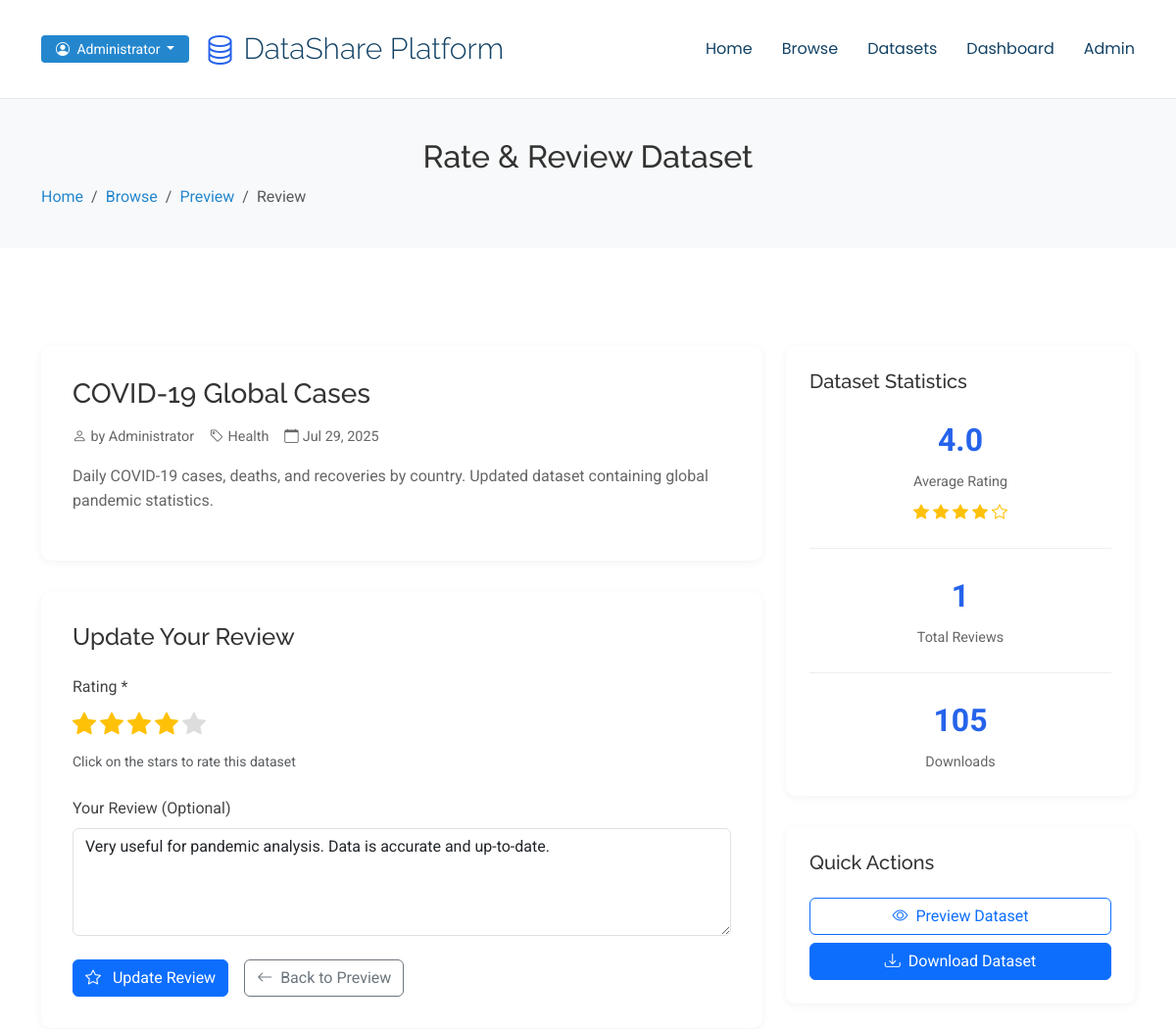
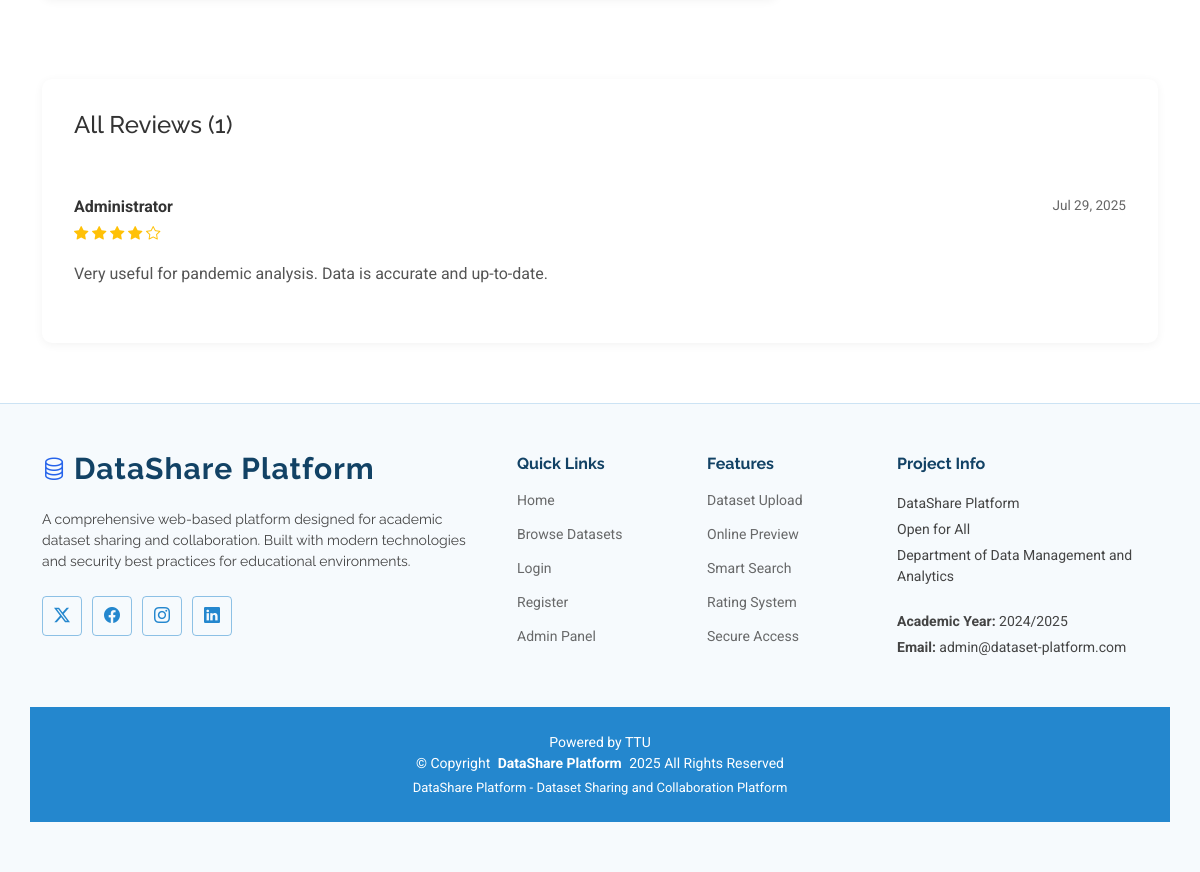
Page /review.php?id=2 (signed in) on the committed database (2 pictures, top to bottom).
### tables this page shows
CREATE TABLE datasets (
    id INT AUTO_INCREMENT PRIMARY KEY,
    title VARCHAR(255) NOT NULL,
    filename VARCHAR(255) NOT NULL,
    category VARCHAR(100) NOT NULL,
    description TEXT,
    file_path VARCHAR(500) NOT NULL,
    file_size BIGINT NOT NULL,
    uploaded_by INT NOT NULL,
    upload_date TIMESTAMP DEFAULT CURRENT_TIMESTAMP,
    download_count INT DEFAULT 0,
    is_active BOOLEAN DEFAULT TRUE,
    FOREIGN KEY (uploaded_by) REFERENCES users(id) ON DELETE CASCADE,
    INDEX idx_category (category),
    INDEX idx_uploader (uploaded_by),
    INDEX idx_upload_date (upload_date)
);

CREATE TABLE reviews (
    id INT AUTO_INCREMENT PRIMARY KEY,
    user_id INT NOT NULL,
    dataset_id INT NOT NULL,
    rating INT NOT NULL CHECK (rating >= 1 AND rating <= 5),
    comment TEXT,
    created_at TIMESTAMP DEFAULT CURRENT_TIMESTAMP,
    updated_at TIMESTAMP DEFAULT CURRENT_TIMESTAMP ON UPDATE CURRENT_TIMESTAMP,
    FOREIGN KEY (user_id) REFERENCES users(id) ON DELETE CASCADE,
    FOREIGN KEY (dataset_id) REFERENCES datasets(id) ON DELETE CASCADE,
    UNIQUE KEY unique_user_dataset (user_id, dataset_id),
    INDEX idx_dataset (dataset_id),
    INDEX idx_user (user_id),
    INDEX idx_rating (rating)
);

CREATE TABLE users (
    id INT AUTO_INCREMENT PRIMARY KEY,
    name VARCHAR(100) NOT NULL,
    email VARCHAR(100) UNIQUE NOT NULL,
    password VARCHAR(255) NOT NULL,
    role ENUM('admin', 'user') NOT NULL DEFAULT 'user',
    created_at TIMESTAMP DEFAULT CURRENT_TIMESTAMP,
    updated_at TIMESTAMP DEFAULT CURRENT_TIMESTAMP ON UPDATE CURRENT_TIMESTAMP,
    last_login TIMESTAMP NULL,
    is_active BOOLEAN DEFAULT TRUE,
    INDEX idx_email (email),
    INDEX idx_role (role)
);

### review.php (the view, shortened to what this page needs)
<?php
$datasetId = (int)($_GET['id'] ?? 0);
$host = 'localhost';
$dbname = 'dataset_platform';
$username = 'root';
$password = '1212';
try {
    $pdo = new PDO("mysql:host=$host;dbname=$dbname", $username, $password);
    $pdo->setAttribute(PDO::ATTR_ERRMODE, PDO::ERRMODE_EXCEPTION);
} catch(PDOException $e) {
    die("Connection failed: " . $e->getMessage());
}
try {
    $stmt = $pdo->prepare("SELECT * FROM dataset_overview WHERE id = ?");
    $stmt->execute([$datasetId]);
    $dataset = $stmt->fetch(PDO::FETCH_ASSOC);
} catch(PDOException $e) {
    header('Location: browse.php');
    exit;
}
$stmt = $pdo->prepare("SELECT * FROM reviews WHERE user_id = ? AND dataset_id = ?");
$stmt->execute([$_SESSION['user_id'], $datasetId]);
$existingReview = $stmt->fetch(PDO::FETCH_ASSOC);
$stmt = $pdo->prepare("
    SELECT r.*, u.name as reviewer_name
    FROM reviews r
    JOIN users u ON r.user_id = u.id
    WHERE r.dataset_id = ?
    ORDER BY r.created_at DESC
");
$stmt->execute([$datasetId]);
$reviews = $stmt->fetchAll(PDO::FETCH_ASSOC);
include 'includes/header.php';
?>
<section class="page-title section">
  <div class="container">
    <div class="row">
      <div class="col-lg-12">
        <h2>Rate & Review Dataset</h2>
        <nav aria-label="breadcrumb">
          <ol class="breadcrumb">
            <li class="breadcrumb-item"><a href="index.php">Home</a></li>
            <li class="breadcrumb-item"><a href="browse.php">Browse</a></li>
            <li class="breadcrumb-item"><a href="preview.php?id=<?php echo $dataset['id']; ?>">Preview</a></li>
            <li class="breadcrumb-item active" aria-current="page">Review</li>
          </ol>
        </nav>
      </div>
    </div>
  </div>
</section>
<section class="review section">
  <div class="container">
    <div class="row">
      <div class="col-lg-8">
        <div class="dataset-info">
          <h3><?php echo htmlspecialchars($dataset['title']); ?></h3>
          <div class="dataset-meta">
            <span class="meta-item">
              <i class="bi bi-person me-1"></i>
              by <?php echo htmlspecialchars($dataset['uploader_name']); ?>
            </span>
            <span class="meta-item">
              <i class="bi bi-tag me-1"></i>
              <?php echo htmlspecialchars($dataset['category']); ?>
            </span>
            <span class="meta-item">
              <i class="bi bi-calendar me-1"></i>
              <?php echo date('M j, Y', strtotime($dataset['upload_date'])); ?>
            </span>
          </div>
          <?php if ($dataset['description']): ?>
          <p class="dataset-description"><?php echo htmlspecialchars($dataset['description']); ?></p>
          <?php endif; ?>
        </div>
        <div class="review-form">
          <h4><?php echo $existingReview ? 'Update Your Review' : 'Write a Review'; ?></h4>
          <form method="POST">
            <div class="mb-4">
              <label class="form-label">Rating *</label>
              <div class="star-rating">
                <?php for ($i = 5; $i >= 1; $i--): ?>
                <label for="star<?php echo $i; ?>" class="star">
                  <i class="bi bi-star-fill"></i>
                </label>
                <?php endfor; ?>
              </div>
              <small class="form-text text-muted">Click on the stars to rate this dataset</small>
            </div>
            <div class="mb-4">
              <label for="comment" class="form-label">Your Review (Optional)</label>
              <textarea class="form-control" id="comment" name="comment" rows="4"
                        placeholder="Share your thoughts about this dataset..."><?php echo $existingReview ? htmlspecialchars($existingReview['comment']) : ''; ?></textarea>
            </div>
            <div class="form-actions">
              <button type="submit" name="submit_review" class="btn btn-primary">
                <i class="bi bi-star me-2"></i>
                <?php echo $existingReview ? 'Update Review' : 'Submit Review'; ?>
              </button>
              <a href="preview.php?id=<?php echo $dataset['id']; ?>" class="btn btn-outline-secondary">
                <i class="bi bi-arrow-left me-2"></i>Back to Preview
              </a>
            </div>
          </form>
        </div>
      </div>
      <div class="col-lg-4">
        <div class="stats-sidebar">
          <h5>Dataset Statistics</h5>
          <div class="stat-item">
            <div class="stat-number"><?php echo number_format($dataset['avg_rating'], 1); ?></div>
            <div class="stat-label">Average Rating</div>
            <div class="rating-stars">
              <?php
              $rating = round($dataset['avg_rating']);
              for ($i = 1; $i <= 5; $i++):
              ?>
                <i class="bi bi-star<?php echo $i <= $rating ? '-fill' : ''; ?> text-warning"></i>
              <?php endfor; ?>
            </div>
          </div>
          <div class="stat-item">
            <div class="stat-number"><?php echo $dataset['review_count']; ?></div>
            <div class="stat-label">Total Reviews</div>
          </div>
          <div class="stat-item">
            <div class="stat-number"><?php echo $dataset['download_count']; ?></div>
            <div class="stat-label">Downloads</div>
          </div>
        </div>
        <div class="quick-actions">
          <h5>Quick Actions</h5>
          <a href="preview.php?id=<?php echo $dataset['id']; ?>" class="btn btn-outline-primary w-100 mb-2">
            <i class="bi bi-eye me-2"></i>Preview Dataset
          </a>
          <a href="download.php?id=<?php echo $dataset['id']; ?>" class="btn btn-primary w-100">
            <i class="bi bi-download me-2"></i>Download Dataset
          </a>
        </div>
      </div>
    </div>
    <?php if (!empty($reviews)): ?>
    <div class="row mt-5">
      <div class="col-lg-12">
        <div class="all-reviews">
          <h4>All Reviews (<?php echo count($reviews); ?>)</h4>
          <?php foreach ($reviews as $review): ?>
          <div class="review-item">
            <div class="review-header">
              <div class="reviewer-info">
                <strong><?php echo htmlspecialchars($review['reviewer_name']); ?></strong>
                <div class="review-rating">
                  <?php for ($i = 1; $i <= 5; $i++): ?>
                    <i class="bi bi-star<?php echo $i <= $review['rating'] ? '-fill' : ''; ?> text-warning"></i>
                  <?php endfor; ?>
                </div>
              </div>
              <div class="review-date">
                <?php echo date('M j, Y', strtotime($review['created_at'])); ?>
              </div>
            </div>
            <?php if ($review['comment']): ?>
            <div class="review-comment">
              <?php echo nl2br(htmlspecialchars($review['comment'])); ?>
            </div>
            <?php endif; ?>
          </div>
          <?php endforeach; ?>
        </div>
      </div>
    </div>
    <?php endif; ?>
  </div>
</section>
<?php
include 'includes/footer.php';
?>

### assets/css/main.css (style rules this page uses)
:root { --default-font: "Roboto", system-ui, -apple-system, "Segoe UI", Roboto, "Helvetica Neue", Arial, "Noto Sans", "Liberation Sans", sans-serif, "Apple Color Emoji", "Segoe UI Emoji", "Segoe UI Symbol", "Noto Color Emoji"; --heading-font: "Raleway", sans-serif; --nav-font: "Poppins", sans-serif; }
:root { --background-color: #ffffff; --default-color: #444444; --heading-color: #124265; --accent-color: #2487ce; --surface-color: #ffffff; --contrast-color: #ffffff; }
:root { --nav-color: #124265; --nav-hover-color: #2487ce; --nav-mobile-background-color: #ffffff; --nav-dropdown-background-color: #ffffff; --nav-dropdown-color: #124265; --nav-dropdown-hover-color: #2487ce; }
:root { scroll-behavior: smooth; }
body { color: var(--default-color); background-color: var(--background-color); font-family: var(--default-font); }
a { color: var(--accent-color); text-decoration: none; transition: 0.3s; }
h1, h2, h3, h4, h5, h6 { color: var(--heading-color); font-family: var(--heading-font); }
.page-title { color: var(--default-color); background-color: var(--background-color); padding: 120px 0; text-align: center; position: relative; }
section, .section { color: var(--default-color); background-color: var(--background-color); padding: 60px 0; scroll-margin-top: 100px; overflow: clip; }

### review.php (style rules this page uses)
.page-title { background: #f8f9fa; padding: 40px 0; margin-bottom: 40px; }
.page-title h2 { margin-bottom: 10px; color: #333; }
.breadcrumb { background: none; padding: 0; margin: 0; }
.dataset-info { background: white; border-radius: 10px; padding: 2rem; box-shadow: 0 2px 10px rgba(0, 0, 0, 0.05); margin-bottom: 2rem; }
.dataset-info h3 { color: #333; margin-bottom: 1rem; }
.dataset-meta { display: flex; flex-wrap: wrap; gap: 1rem; margin-bottom: 1rem; color: #666; }
.meta-item { display: flex; align-items: center; font-size: 0.9rem; }
.dataset-description { color: #666; line-height: 1.6; }
.review-form { background: white; border-radius: 10px; padding: 2rem; box-shadow: 0 2px 10px rgba(0, 0, 0, 0.05); margin-bottom: 2rem; }
.review-form h4 { color: #333; margin-bottom: 1.5rem; }
.star-rating { display: flex; flex-direction: row-reverse; justify-content: flex-end; margin-bottom: 0.5rem; }
.star-rating label { cursor: pointer; font-size: 1.5rem; color: #ddd; transition: color 0.2s; margin-right: 0.25rem; }
.star-rating label:hover, .star-rating label:hover ~ label, .star-rating input:checked ~ label { color: #ffc107; }
.form-actions { display: flex; gap: 1rem; }
.stats-sidebar { background: white; border-radius: 10px; padding: 1.5rem; box-shadow: 0 2px 10px rgba(0, 0, 0, 0.05); margin-bottom: 2rem; }
.stats-sidebar h5 { color: #333; margin-bottom: 1.5rem; }
.stat-item { text-align: center; margin-bottom: 1.5rem; padding-bottom: 1.5rem; border-bottom: 1px solid #eee; }
.stat-item:last-child { border-bottom: none; margin-bottom: 0; padding-bottom: 0; }
.stat-number { font-size: 2rem; font-weight: 700; color: #2563eb; margin-bottom: 0.5rem; }
.stat-label { color: #666; font-size: 0.9rem; }
.rating-stars { margin-top: 0.5rem; }
.quick-actions { background: white; border-radius: 10px; padding: 1.5rem; box-shadow: 0 2px 10px rgba(0, 0, 0, 0.05); }
.quick-actions h5 { color: #333; margin-bottom: 1.5rem; }
.all-reviews { background: white; border-radius: 10px; padding: 2rem; box-shadow: 0 2px 10px rgba(0, 0, 0, 0.05); }
.all-reviews h4 { color: #333; margin-bottom: 2rem; }
.review-item { padding: 1.5rem 0; border-bottom: 1px solid #eee; }
.review-item:last-child { border-bottom: none; }
.review-header { display: flex; justify-content: space-between; align-items: flex-start; margin-bottom: 1rem; }
.reviewer-info strong { color: #333; display: block; margin-bottom: 0.25rem; }
.review-rating { font-size: 0.9rem; }
.review-date { color: #666; font-size: 0.85rem; text-align: right; }
.review-comment { color: #555; line-height: 1.6; }

### rows in the picture
datasets: title "COVID-19 Global Cases", category "Health", upload_date "Jul 29, 2025", description "Daily COVID-19 cases, deaths, and recoveries by country. Updated dataset containing global pandemic statistics.", download_count "105"
reviews: comment "Very useful for pandemic analysis. Data is accurate and up-to-date.", user.name "Administrator", rating 4 (drawn), created_at "Jul 29, 2025"

### other values in the picture
$currentUser['name'] "Administrator"
$dataset['uploader_name'] "Administrator"
$dataset['avg_rating'] "4.0"
$dataset['review_count'] "1"
count($reviews) "1"
